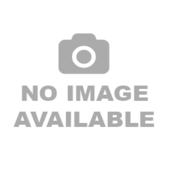
#> input picture image_missing.png, 170 x 170 px
$ python -i create_loot_table.py   (imports and definitions only)
#> lines starting #> are read from the running program, lines starting #| are printed output that depends on the picture
#> further down, picture is the input picture: PIL image 170x170 L; min 168, max 255, mean 243.4
import os
import math
from PIL import Image, ImageEnhance
import csv


_DUNGEONS_PATH = os.path.join("helper_pics", "dungeon_pics")
_LOOTSUMMARY_DIR = os.path.join("helper_pics", "lootsummary_pics")

# [214 lines left out: functions find_item_image, create_loot_images_from_csv, create_loot_background_image, create_loot_background_and_mapping, not called in this run]

def create_gray_silhouette(img):
    """
    Convert an image to a grayed-out silhouette while preserving the shape.
    """
    # Create a copy to work with
    silhouette = img.copy()

    # Convert to grayscale but keep alpha channel
    grayscale = silhouette.convert('LA')  # Luminance + Alpha

    # Convert back to RGBA
    silhouette = grayscale.convert('RGBA')

    # Make it darker/more gray
    enhancer = ImageEnhance.Brightness(silhouette)
    silhouette = enhancer.enhance(0.3)  # Make it darker
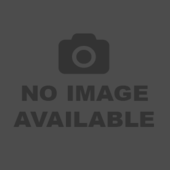
#> silhouette: PIL image 170x170 RGBA; mean R, G, B, A 72.6, 72.6, 72.6, 255

    # Apply the original alpha channel to maintain transparency
    original_alpha = img.split()[-1]  # Get alpha channel
    r, g, b, _ = silhouette.split()
    silhouette = Image.merge('RGBA', (r, g, b, original_alpha))
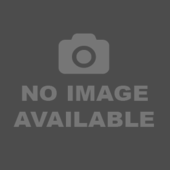
#> silhouette: PIL image 170x170 RGBA; mean R, G, B, A 72.6, 72.6, 72.6, 243.4; transparent parts drawn white

    return silhouette


# [2 lines not run here, left out]

>>> from PIL import Image
>>> picture = Image.open('image_missing.png')
>>> result = create_gray_silhouette(picture)
